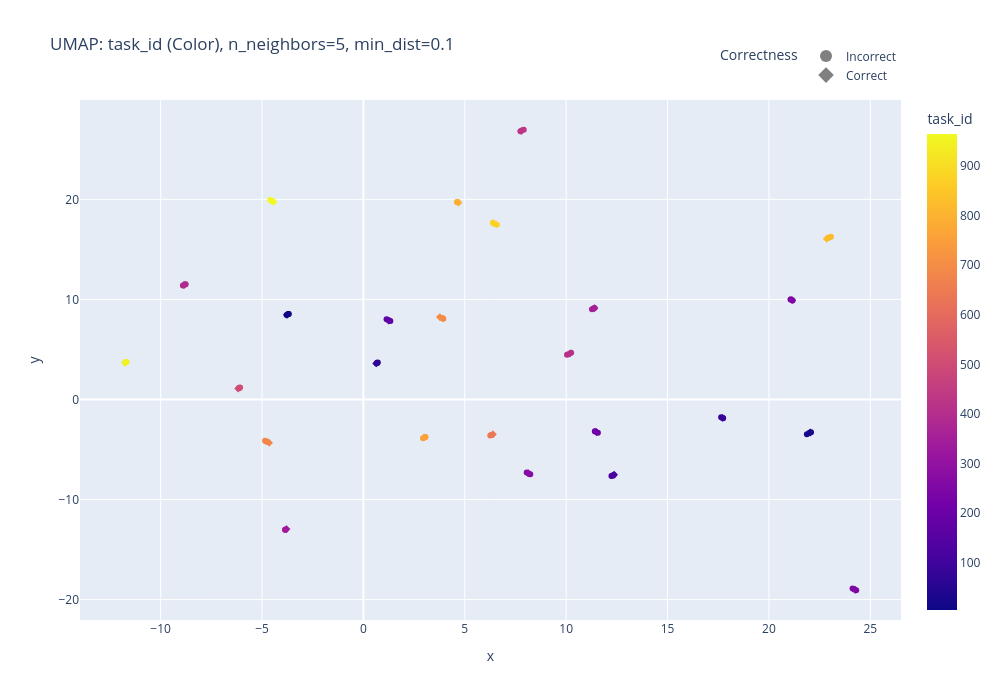
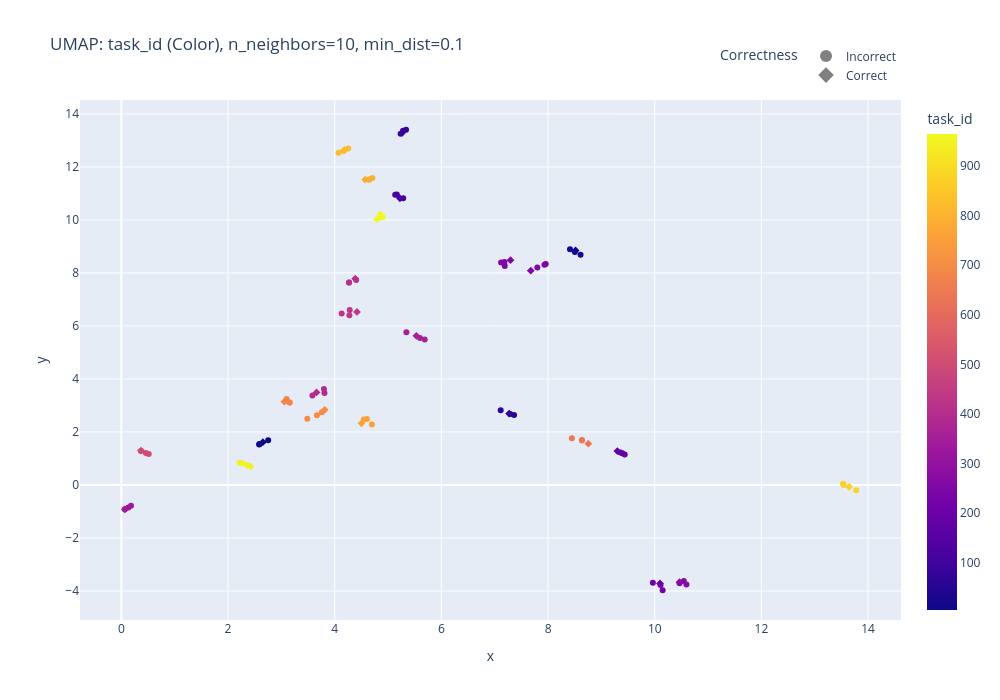
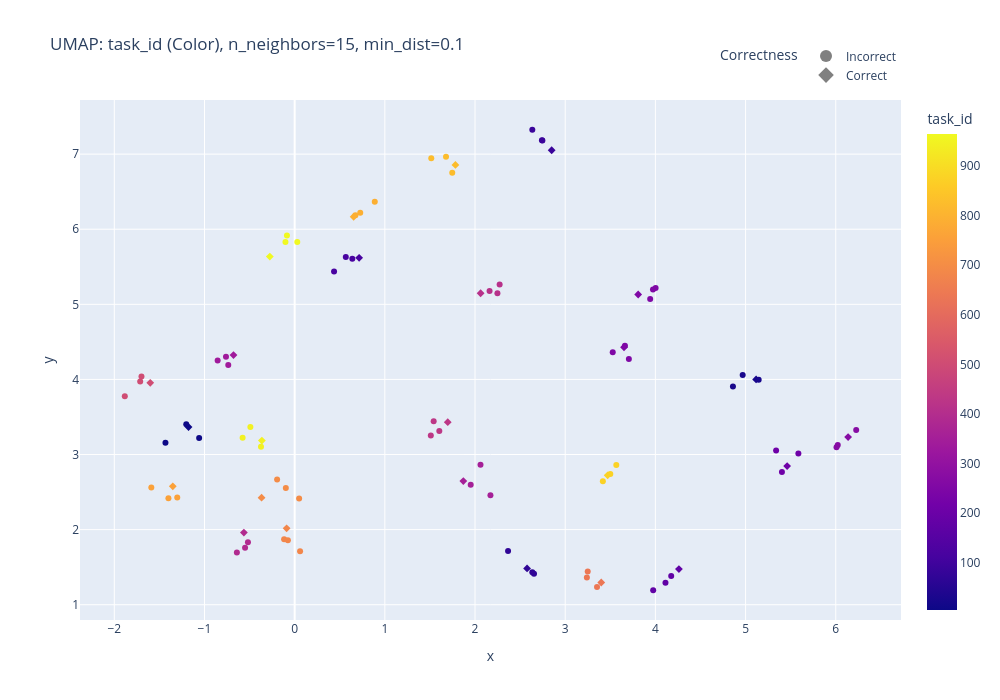
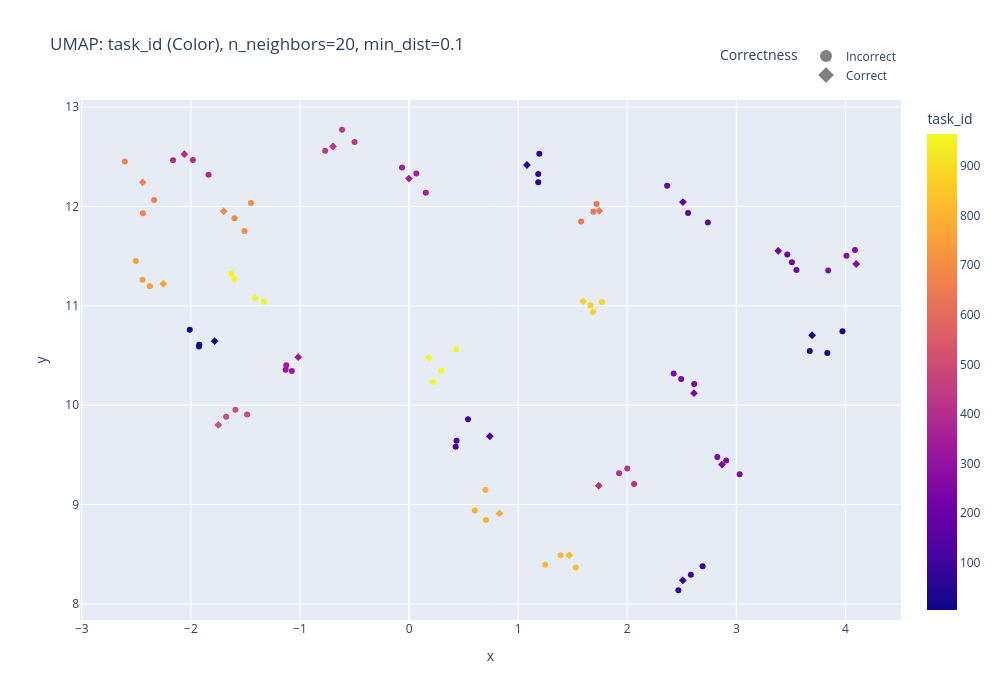

These figures' notebook cell, in order:
### Code cell
neighbors = list(range(5, 30, 5))
for neighbor in neighbors:
    plot_umap(embeddings_1_100, df_top1_100, neighbor, color_label="task_id")
